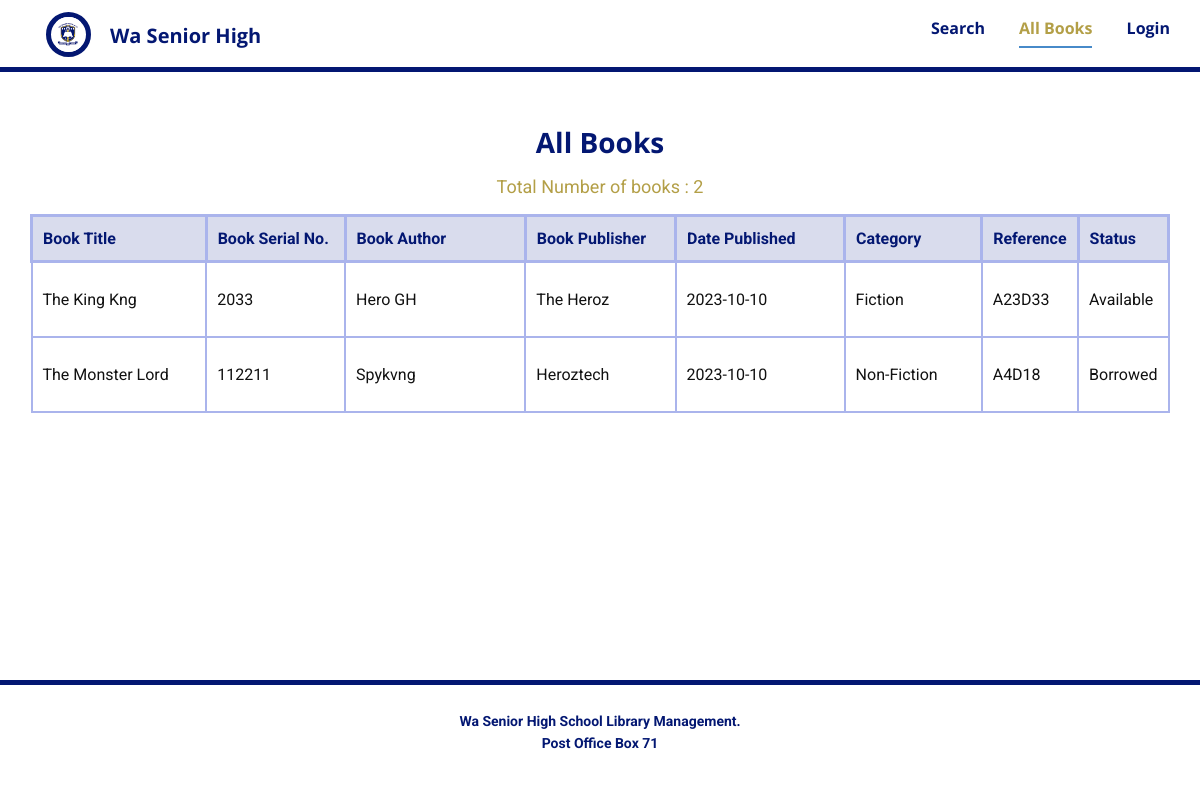
Screenshot of /all-books with the database file from the repository.
### database.py (models this page shows, shortened)
class Library(db.Model):
    id = db.Column(db.Integer, primary_key=True)
    title = db.Column(db.String(60), unique=False, nullable=False)
    serial_no = db.Column(db.String(60), unique=True, nullable=False)
    author = db.Column(db.String(60), unique=False, nullable=False)
    publisher = db.Column(db.String(60), unique=False, nullable=False)
    date_published = db.Column(db.String(60), unique=False, nullable=False)
    status = db.Column(db.String(60), unique=False, nullable=False, default='Available')
    date = db.Column(db.String(20), unique=False, nullable=False, default=datetime.utcnow())
    category = db.Column(db.String(60), unique=False, nullable=False)
    reference = db.Column(db.String(60), unique=False, nullable=True)

### routes.py (the view)
@app.route('/all-books')
def all_books():
    books = Library.query.all()
    total_books = Library.query.count()
    return render_template('All-books.html', title='All Books', books=books, total_books=total_books)

### templates/All-books.html
{% extends 'Base.html' %} {% block head %}
<link
  href="{{ url_for('static', filename='Tables.css') }}"
  media="screen"
  rel="stylesheet"
/>
{% endblock %} {% block content %}
<section
  class="u-clearfix u-container-align-center-xl u-section-2"
  id="sec-ddd3"
>
  <div class="u-clearfix u-sheet u-sheet-1">
    <h3
      class="u-align-center u-text u-text-custom-color-1 u-text-default u-text-1"
    >
      All Books
    </h3>
    <p
      class="u-align-center u-text u-text-custom-color-3 u-text-default u-text-2"
    >
      Total Number of books : {{total_books}}
    </p>
    <div
      class="u-align-left u-expanded-width u-table u-table-responsive u-table-1"
    >
      <table class="u-table-entity">
        <colgroup>
          <col width="18.9%" />
          <col width="14.6%" />
          <col width="19.6%" />
          <col width="15.3%" />
          <col width="17.7%" />
          <col width="13.899999999999995%" />
        </colgroup>
        <thead
          class="u-custom-color-2 u-table-header u-text-custom-color-1 u-table-header-1"
        >
          <tr style="height: 46px">
            <th
              class="u-border-3 u-border-custom-color-5 u-table-cell u-table-cell-1"
            >
              Book Title
            </th>
            <th
              class="u-border-3 u-border-custom-color-5 u-table-cell u-table-cell-2"
            >
              Book Serial No.
            </th>
            <th
              class="u-border-3 u-border-custom-color-5 u-table-cell u-table-cell-3"
            >
              Book Author
            </th>
            <th
              class="u-border-3 u-border-custom-color-5 u-table-cell u-table-cell-4"
            >
              Book Publisher
            </th>
            <th
              class="u-border-3 u-border-custom-color-5 u-table-cell u-table-cell-5"
            >
              Date Published
            </th>
            <th
              class="u-border-3 u-border-custom-color-5 u-table-cell u-table-cell-6"
            >
              Category
            </th>
            <th
              class="u-border-3 u-border-custom-color-5 u-table-cell u-table-cell-6"
            >
              Reference
            </th>
            <th
              class="u-border-3 u-border-custom-color-5 u-table-cell u-table-cell-6"
            >
              Status
            </th>
          </tr>
        </thead>
        <tbody class="u-table-body">
          {% for book in books %}
          <tr style="height: 75px">
            <td class="u-border-2 u-border-custom-color-5 u-table-cell">
              {{book.title}}
            </td>
            <td class="u-border-2 u-border-custom-color-5 u-table-cell">
              {{book.serial_no}}
            </td>
            <td class="u-border-2 u-border-custom-color-5 u-table-cell">
              {{book.author}}
            </td>
            <td class="u-border-2 u-border-custom-color-5 u-table-cell">
              {{book.publisher}}
            </td>
            <td class="u-border-2 u-border-custom-color-5 u-table-cell">
              {{book.date_published}}
            </td>
            <td class="u-border-2 u-border-custom-color-5 u-table-cell">
              {{book.category}}
            </td>
            <td class="u-border-2 u-border-custom-color-5 u-table-cell">
              {{book.reference}}
            </td>
            <td class="u-border-2 u-border-custom-color-5 u-table-cell">
              {{book.status}}
            </td>
          </tr>
          {% endfor %}
        </tbody>
      </table>
    </div>
  </div>
</section>
{% endblock %}

### static/Tables.css (style rules this page uses)
.u-section-2 .u-sheet-1 { min-height: 608px; }
.u-section-2 .u-text-1 { font-weight: 700; margin: 54px auto 0; }
.u-section-2 .u-text-2 { width: 238px; margin: 13px auto 0; }
.u-section-2 .u-table-1 { margin-top: 13px; margin-bottom: 60px; height: 340px; }
.u-section-2 .u-table-header-1 { font-weight: 700; background-image: none; }
.u-section-2 .u-table-cell-1 { border-style: solid; }
.u-section-2 .u-table-cell-2 { border-style: solid; }
.u-section-2 .u-table-cell-3 { border-style: solid; }
.u-section-2 .u-table-cell-4 { border-style: solid; }
.u-section-2 .u-table-cell-5 { border-style: solid; }
.u-section-2 .u-table-cell-6 { border-style: solid; }

### rows the page displays
Library: title "The King Kng", serial_no "2033", author "Hero GH", publisher "The Heroz", date_published "2023-10-10", category "Fiction", reference "A23D33", status "Available"
Library: title "The Monster Lord", serial_no "112211", author "Spykvng", publisher "Heroztech", date_published "2023-10-10", category "Non-Fiction", reference "A4D18", status "Borrowed"

### other values shown
{{ total_books }} "2"
